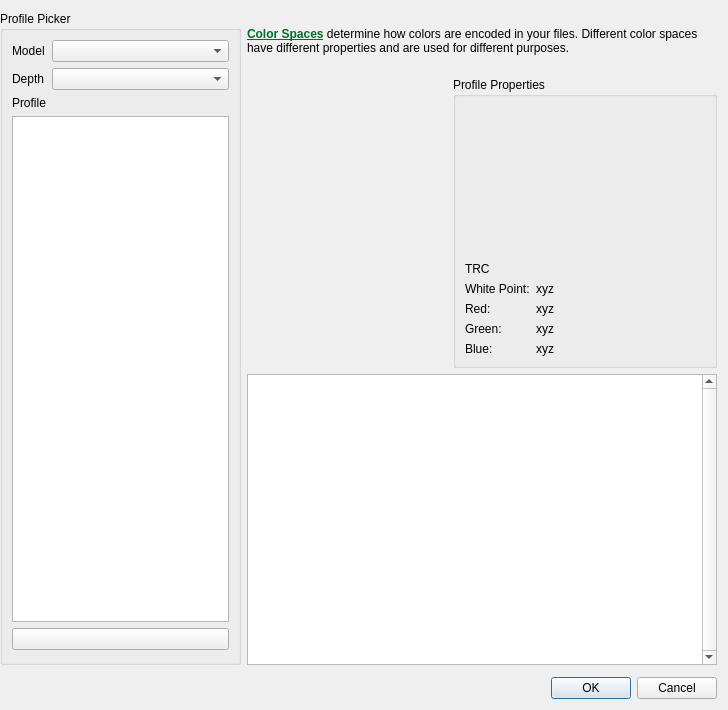
<?xml version="1.0" encoding="UTF-8"?>
<ui version="4.0">
 <class>WdgColorSpaceSelectorAdvanced</class>
 <widget class="QWidget" name="WdgColorSpaceSelectorAdvanced">
  <property name="geometry">
   <rect>
    <x>0</x>
    <y>0</y>
    <width>728</width>
    <height>710</height>
   </rect>
  </property>
  <property name="minimumSize">
   <size>
    <width>728</width>
    <height>710</height>
   </size>
  </property>
  <layout class="QGridLayout" name="gridLayout_2">
   <property name="leftMargin">
    <number>0</number>
   </property>
   <item row="0" column="0">
    <widget class="QGroupBox" name="groupBox">
     <property name="maximumSize">
      <size>
       <width>242</width>
       <height>670</height>
      </size>
     </property>
     <property name="title">
      <string>Profile Picker</string>
     </property>
     <layout class="QVBoxLayout" name="verticalLayout">
      <item>
       <layout class="QFormLayout" name="formLayout_2">
        <item row="1" column="0">
         <widget class="QLabel" name="label_2">
          <property name="text">
           <string>Depth</string>
          </property>
         </widget>
        </item>
        <item row="0" column="0">
         <widget class="QLabel" name="label">
          <property name="text">
           <string>Model</string>
          </property>
         </widget>
        </item>
        <item row="2" column="0">
         <widget class="QLabel" name="label_3">
          <property name="text">
           <string>Profile</string>
          </property>
         </widget>
        </item>
        <item row="1" column="1">
         <widget class="KisCmbIDList" name="cmbColorDepth">
          <property name="sizePolicy">
           <sizepolicy hsizetype="Expanding" vsizetype="Fixed">
            <horstretch>0</horstretch>
            <verstretch>0</verstretch>
           </sizepolicy>
          </property>
         </widget>
        </item>
        <item row="0" column="1">
         <widget class="KisCmbIDList" name="cmbColorModels">
          <property name="sizePolicy">
           <sizepolicy hsizetype="Expanding" vsizetype="Fixed">
            <horstretch>0</horstretch>
            <verstretch>0</verstretch>
           </sizepolicy>
          </property>
         </widget>
        </item>
       </layout>
      </item>
      <item>
       <widget class="QListWidget" name="lstProfile">
        <property name="minimumSize">
         <size>
          <width>100</width>
          <height>0</height>
         </size>
        </property>
        <property name="showDropIndicator" stdset="0">
         <bool>false</bool>
        </property>
        <property name="wordWrap">
         <bool>true</bool>
        </property>
       </widget>
      </item>
      <item>
       <layout class="QHBoxLayout" name="horizontalLayout">
        <property name="bottomMargin">
         <number>3</number>
        </property>
        <item>
         <widget class="QPushButton" name="bnInstallProfile">
          <property name="text">
           <string/>
          </property>
         </widget>
        </item>
       </layout>
      </item>
     </layout>
    </widget>
   </item>
   <item row="1" column="0" rowspan="2" colspan="2">
    <spacer name="horizontalSpacer">
     <property name="orientation">
      <enum>Qt::Horizontal</enum>
     </property>
     <property name="sizeHint" stdset="0">
      <size>
       <width>243</width>
       <height>20</height>
      </size>
     </property>
    </spacer>
   </item>
   <item row="2" column="2">
    <widget class="QDialogButtonBox" name="bnOK">
     <property name="standardButtons">
      <set>QDialogButtonBox::Cancel|QDialogButtonBox::Ok</set>
     </property>
    </widget>
   </item>
   <item row="0" column="1" colspan="2">
    <layout class="QGridLayout" name="gridLayout">
     <item row="0" column="0" colspan="2">
      <widget class="QLabel" name="lbl_descriptionwidget">
       <property name="minimumSize">
        <size>
         <width>200</width>
         <height>60</height>
        </size>
       </property>
       <property name="text">
        <string>&lt;html&gt;&lt;head/&gt;&lt;body&gt;&lt;p&gt;&lt;a href=&quot;https://en.wikipedia.org/wiki/Color_space&quot;&gt;&lt;span style=&quot; font-weight:600; text-decoration: underline; color:#006e28;&quot;&gt;Color Spaces&lt;/span&gt;&lt;/a&gt; determine how colors are encoded in your files. Different color spaces have different properties and are used for different purposes.&lt;/p&gt;&lt;/body&gt;&lt;/html&gt;</string>
       </property>
       <property name="textFormat">
        <enum>Qt::RichText</enum>
       </property>
       <property name="wordWrap">
        <bool>true</bool>
       </property>
       <property name="margin">
        <number>3</number>
       </property>
       <property name="indent">
        <number>0</number>
       </property>
       <property name="openExternalLinks">
        <bool>true</bool>
       </property>
      </widget>
     </item>
     <item row="3" column="0" colspan="2">
      <widget class="QTextBrowser" name="textProfileDescription">
       <property name="minimumSize">
        <size>
         <width>200</width>
         <height>200</height>
        </size>
       </property>
       <property name="verticalScrollBarPolicy">
        <enum>Qt::ScrollBarAlwaysOn</enum>
       </property>
       <property name="horizontalScrollBarPolicy">
        <enum>Qt::ScrollBarAlwaysOff</enum>
       </property>
       <property name="openExternalLinks">
        <bool>true</bool>
       </property>
      </widget>
     </item>
     <item row="2" column="1">
      <widget class="QGroupBox" name="groupBox_2">
       <property name="sizePolicy">
        <sizepolicy hsizetype="Preferred" vsizetype="Preferred">
         <horstretch>0</horstretch>
         <verstretch>0</verstretch>
        </sizepolicy>
       </property>
       <property name="minimumSize">
        <size>
         <width>250</width>
         <height>0</height>
        </size>
       </property>
       <property name="title">
        <string>Profile Properties</string>
       </property>
       <layout class="QFormLayout" name="formLayout">
        <property name="fieldGrowthPolicy">
         <enum>QFormLayout::ExpandingFieldsGrow</enum>
        </property>
        <item row="1" column="0" colspan="2">
         <widget class="QLabel" name="lbltrc">
          <property name="minimumSize">
           <size>
            <width>240</width>
            <height>0</height>
           </size>
          </property>
          <property name="maximumSize">
           <size>
            <width>240</width>
            <height>16777215</height>
           </size>
          </property>
          <property name="text">
           <string notr="true">TRC</string>
          </property>
          <property name="wordWrap">
           <bool>true</bool>
          </property>
         </widget>
        </item>
        <item row="2" column="0">
         <widget class="QLabel" name="lblWhitepoint">
          <property name="text">
           <string>White Point:</string>
          </property>
         </widget>
        </item>
        <item row="2" column="1">
         <widget class="QLabel" name="lblXYZ_W">
          <property name="text">
           <string>xyz</string>
          </property>
         </widget>
        </item>
        <item row="3" column="0">
         <widget class="QLabel" name="lblRed">
          <property name="text">
           <string>Red:</string>
          </property>
         </widget>
        </item>
        <item row="3" column="1">
         <widget class="QLabel" name="lblXYZ_R">
          <property name="text">
           <string>xyz</string>
          </property>
         </widget>
        </item>
        <item row="4" column="0">
         <widget class="QLabel" name="lblGreen">
          <property name="text">
           <string>Green:</string>
          </property>
         </widget>
        </item>
        <item row="4" column="1">
         <widget class="QLabel" name="lblXYZ_G">
          <property name="text">
           <string>xyz</string>
          </property>
         </widget>
        </item>
        <item row="5" column="0">
         <widget class="QLabel" name="lblBlue">
          <property name="text">
           <string>Blue:</string>
          </property>
         </widget>
        </item>
        <item row="5" column="1">
         <widget class="QLabel" name="lblXYZ_B">
          <property name="text">
           <string>xyz</string>
          </property>
         </widget>
        </item>
        <item row="0" column="0" colspan="2">
         <widget class="KisToneCurveWidget" name="TRCwidget" native="true">
          <property name="minimumSize">
           <size>
            <width>150</width>
            <height>150</height>
           </size>
          </property>
         </widget>
        </item>
       </layout>
      </widget>
     </item>
     <item row="2" column="0">
      <widget class="KisCIETongueWidget" name="TongueWidget" native="true">
       <property name="sizePolicy">
        <sizepolicy hsizetype="Preferred" vsizetype="Preferred">
         <horstretch>0</horstretch>
         <verstretch>0</verstretch>
        </sizepolicy>
       </property>
       <property name="minimumSize">
        <size>
         <width>200</width>
         <height>200</height>
        </size>
       </property>
       <property name="maximumSize">
        <size>
         <width>0</width>
         <height>0</height>
        </size>
       </property>
      </widget>
     </item>
    </layout>
   </item>
  </layout>
 </widget>
 <customwidgets>
  <customwidget>
   <class>KisCmbIDList</class>
   <extends>QComboBox</extends>
   <header>widgets/kis_cmb_idlist.h</header>
  </customwidget>
  <customwidget>
   <class>KisCIETongueWidget</class>
   <extends>QWidget</extends>
   <header>widgets/kis_cie_tongue_widget.h</header>
   <container>1</container>
  </customwidget>
  <customwidget>
   <class>KisToneCurveWidget</class>
   <extends>QWidget</extends>
   <header>widgets/kis_tone_curve_widget.h</header>
   <container>1</container>
  </customwidget>
 </customwidgets>
 <resources/>
 <connections/>
</ui>
